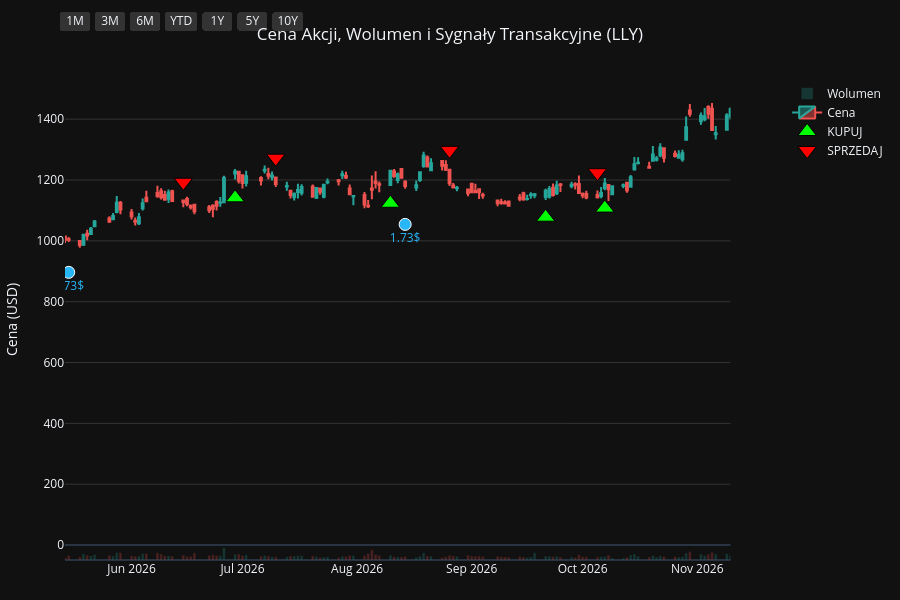
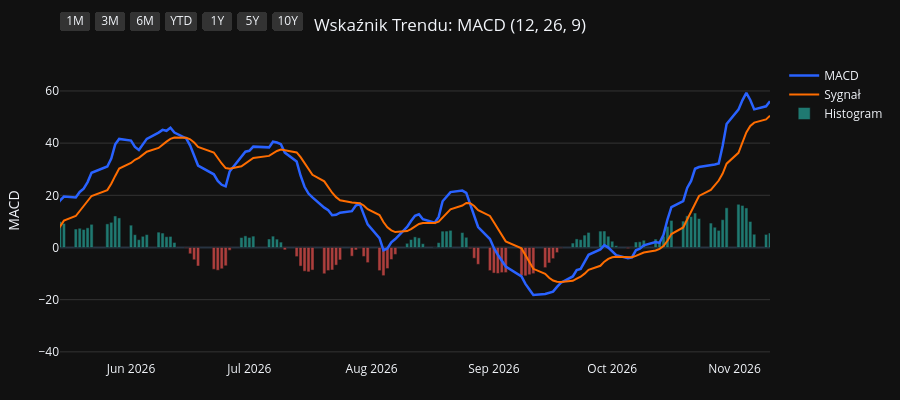
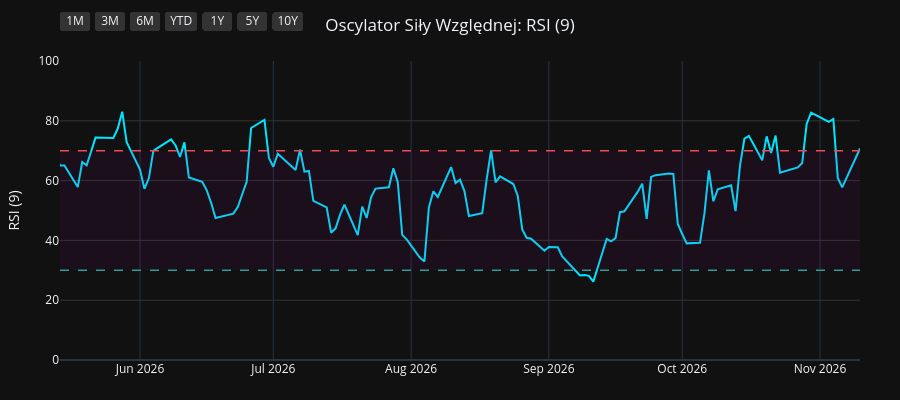
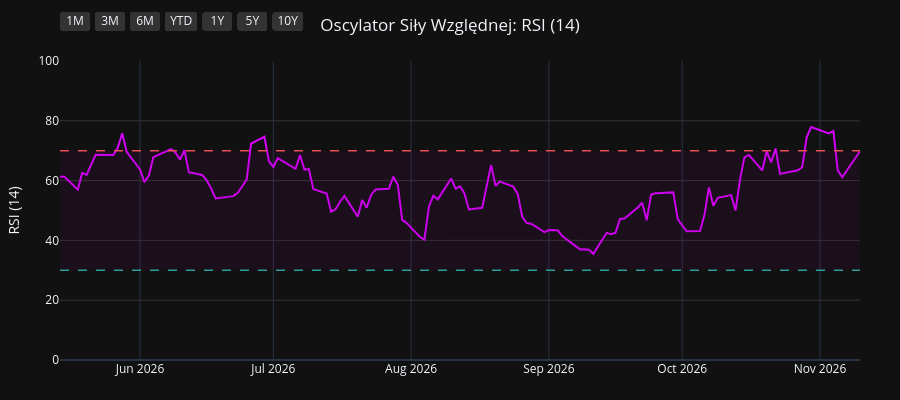

These figures' notebook cell, in order:
### Code cell
import os
import yfinance as yf
import pandas as pd
import pandas_ta as ta
import plotly.graph_objects as go
from plotly.subplots import make_subplots

# 1. Pobranie i przygotowanie danych
symbol = os.environ.get("STOCK_TICKER", "").strip().upper()
if not symbol:
    raise RuntimeError("Set STOCK_TICKER before running price_extractor.ipynb")
df = yf.Ticker(symbol).history(period="10y")
df.index = df.index.tz_localize(None)

# Wskaźniki i sygnały
df.ta.macd(fast=12, slow=26, signal=9, append=True)
df.ta.rsi(length=9, append=True)
df.ta.rsi(length=14, append=True)
df.ta.rsi(length=21, append=True)
df.dropna(inplace=True)

macd = df['MACD_12_26_9']
signal = df['MACDs_12_26_9']
wczorajszy_macd = macd.shift(1)
wczorajszy_signal = signal.shift(1)

df['Decyzja'] = 'BRAK'
df.loc[(macd > signal) & (wczorajszy_macd <= wczorajszy_signal), 'Decyzja'] = 'KUPUJ'
df.loc[(macd < signal) & (wczorajszy_macd >= wczorajszy_signal), 'Decyzja'] = 'SPRZEDAJ'

df_kupuj = df[df['Decyzja'] == 'KUPUJ']
df_sprzedaj = df[df['Decyzja'] == 'SPRZEDAJ']
df_dywidendy = df[df['Dividends'] > 0]
df_splity = df[df['Stock Splits'] > 0]

# Wspólna konfiguracja osi X
konfiguracja_osi_x = dict(
    type="date",
    showspikes=True, spikemode="across", spikesnap="cursor", spikedash="dot", spikecolor="#ffffff", spikethickness=1, hoverformat="%Y-%m-%d",
    rangeselector=dict(
        buttons=list([
            dict(count=1, label="1M", step="month", stepmode="backward"),
            dict(count=3, label="3M", step="month", stepmode="backward"),
            dict(count=6, label="6M", step="month", stepmode="backward"),
            dict(count=1, label="YTD", step="year", stepmode="todate"),
            dict(count=1, label="1Y", step="year", stepmode="backward"),
            dict(count=5, label="5Y", step="year", stepmode="backward"),
            dict(step="all", label="10Y")
        ]),
        bgcolor="#333333", activecolor="#2962ff", x=0, y=1.1
    )
)

# ==========================================
# WYKRES 1: CENA + WOLUMEN + SYGNAŁY
# ==========================================
fig1 = make_subplots(specs=[[{"secondary_y": True}]])

kolory_wolumenu = ['#26a69a' if row['Close'] >= row['Open'] else '#ef5350' for index, row in df.iterrows()]
fig1.add_trace(go.Bar(x=df.index, y=df['Volume'], marker_color=kolory_wolumenu, opacity=0.25, name='Wolumen'), secondary_y=True)
fig1.add_trace(go.Candlestick(x=df.index, open=df['Open'], high=df['High'], low=df['Low'], close=df['Close'], name='Cena', increasing_line_color='#26a69a', decreasing_line_color='#ef5350'), secondary_y=False)
fig1.add_trace(go.Scatter(x=df_kupuj.index, y=df_kupuj['Low'] * 0.95, customdata=df_kupuj[['Low', 'High']], mode='markers', marker=dict(symbol='triangle-up', size=16, color='#00ff00', line=dict(width=1, color='black')), name='KUPUJ', hovertemplate='KUPUJ<br>Najniższa: %{customdata[0]:.2f}<br>Najwyższa: %{customdata[1]:.2f}<extra></extra>'), secondary_y=False)
fig1.add_trace(go.Scatter(x=df_sprzedaj.index, y=df_sprzedaj['High'] * 1.05, customdata=df_sprzedaj[['Low', 'High']], mode='markers', marker=dict(symbol='triangle-down', size=16, color='#ff0000', line=dict(width=1, color='black')), name='SPRZEDAJ', hovertemplate='SPRZEDAJ<br>Najniższa: %{customdata[0]:.2f}<br>Najwyższa: %{customdata[1]:.2f}<extra></extra>'), secondary_y=False)

if not df_dywidendy.empty:
    fig1.add_trace(go.Scatter(x=df_dywidendy.index, y=df_dywidendy['Low'] * 0.90, mode='markers+text', marker=dict(symbol='circle', size=12, color='#29b6f6', line=dict(width=1, color='white')), text=df_dywidendy['Dividends'].apply(lambda x: f"{x}$"), textposition="bottom center", name='Dywidenda', showlegend=False, hovertemplate='Dywidenda: %{text}<extra></extra>', textfont=dict(color="#29b6f6")), secondary_y=False)
if not df_splity.empty:
                    fig1.add_trace(go.Scatter(x=df_splity.index, y=df_splity['High'], mode='markers+text', marker=dict(symbol='star', size=16, color='#ffee58', line=dict(width=1, color='black')), text=df_splity['Stock Splits'].apply(lambda x: f"{x:g}:1" if x >= 1 else f"1:{1 / x:g}"), textposition="top center", name='Split', hovertemplate='%{text}<extra></extra>', textfont=dict(color="#ffee58")), secondary_y=False)

fig1.update_layout(title=dict(text=f"Cena Akcji, Wolumen i Sygnały Transakcyjne ({symbol})", x=0.5, xanchor='center'), dragmode='pan', xaxis_rangeslider_visible=False, template='plotly_dark', height=600, hovermode='x unified', margin=dict(l=60, r=40, t=60, b=40))
fig1.update_xaxes(**konfiguracja_osi_x)
fig1.update_xaxes(range=[df.index.max() - pd.Timedelta(days=180), df.index.max()])
fig1.update_yaxes(title_text="Cena (USD)", secondary_y=False, gridcolor='#333333')
fig1.update_yaxes(range=[0, df['Volume'].max() * 4], showgrid=False, showticklabels=False, secondary_y=True)
fig1.show(config={'scrollZoom': True})

# ==========================================
# WYKRES 2: WSKAŹNIK MACD
# ==========================================
fig2 = go.Figure()
fig2.add_trace(go.Scatter(x=df.index, y=df['MACD_12_26_9'], line=dict(color='#2962ff', width=2.5), name='MACD'))
fig2.add_trace(go.Scatter(x=df.index, y=df['MACDs_12_26_9'], line=dict(color='#ff6d00', width=2), name='Sygnał'))
kolory_macd = ['#26a69a' if val >= 0 else '#ef5350' for val in df['MACDh_12_26_9']]
fig2.add_trace(go.Bar(x=df.index, y=df['MACDh_12_26_9'], marker_color=kolory_macd, name='Histogram', opacity=0.7))
fig2.update_layout(title=dict(text="Wskaźnik Trendu: MACD (12, 26, 9)", x=0.5, xanchor='center'), dragmode='pan', xaxis_rangeslider_visible=False, template='plotly_dark', height=400, hovermode='x unified', margin=dict(l=60, r=40, t=60, b=40))
fig2.update_xaxes(**konfiguracja_osi_x)
fig2.update_xaxes(range=[df.index.max() - pd.Timedelta(days=180), df.index.max()])
fig2.update_yaxes(title_text="MACD", gridcolor='#333333')
fig2.show(config={'scrollZoom': True})

# ==========================================
# WYKRES 3: OSCYLATOR RSI (9)
# ==========================================
fig3 = go.Figure()
fig3.add_trace(go.Scatter(x=df.index, y=df['RSI_9'], line=dict(color='#00e5ff', width=2), name='RSI (9)'))
fig3.add_hline(y=70, line_dash="dash", line_color="#ef5350", line_width=1.5)
fig3.add_hline(y=30, line_dash="dash", line_color="#26a69a", line_width=1.5)
fig3.add_hrect(y0=30, y1=70, line_width=0, fillcolor="purple", opacity=0.1)
fig3.update_layout(title=dict(text="Oscylator Siły Względnej: RSI (9)", x=0.5, xanchor='center'), dragmode='pan', xaxis_rangeslider_visible=False, template='plotly_dark', height=400, hovermode='x unified', margin=dict(l=60, r=40, t=60, b=40))
fig3.update_xaxes(**konfiguracja_osi_x)
fig3.update_xaxes(range=[df.index.max() - pd.Timedelta(days=180), df.index.max()])
fig3.update_yaxes(title_text="RSI (9)", range=[0, 100], gridcolor='#333333')
fig3.show(config={'scrollZoom': True})

# ==========================================
# WYKRES 4: OSCYLATOR RSI (14)
# ==========================================
fig4 = go.Figure()
fig4.add_trace(go.Scatter(x=df.index, y=df['RSI_14'], line=dict(color='#d500f9', width=2), name='RSI (14)'))
fig4.add_hline(y=70, line_dash="dash", line_color="#ef5350", line_width=1.5)
fig4.add_hline(y=30, line_dash="dash", line_color="#26a69a", line_width=1.5)
fig4.add_hrect(y0=30, y1=70, line_width=0, fillcolor="purple", opacity=0.1)
fig4.update_layout(title=dict(text="Oscylator Siły Względnej: RSI (14)", x=0.5, xanchor='center'), dragmode='pan', xaxis_rangeslider_visible=False, template='plotly_dark', height=400, hovermode='x unified', margin=dict(l=60, r=40, t=60, b=40))
fig4.update_xaxes(**konfiguracja_osi_x)
fig4.update_xaxes(range=[df.index.max() - pd.Timedelta(days=180), df.index.max()])
fig4.update_yaxes(title_text="RSI (14)", range=[0, 100], gridcolor='#333333')
fig4.show(config={'scrollZoom': True})

# ==========================================
# WYKRES 5: OSCYLATOR RSI (21)
# ==========================================
fig5 = go.Figure()
fig5.add_trace(go.Scatter(x=df.index, y=df['RSI_21'], line=dict(color='#64dd17', width=2), name='RSI (21)'))
fig5.add_hline(y=70, line_dash="dash", line_color="#ef5350", line_width=1.5)
fig5.add_hline(y=30, line_dash="dash", line_color="#26a69a", line_width=1.5)
fig5.add_hrect(y0=30, y1=70, line_width=0, fillcolor="purple", opacity=0.1)
fig5.update_layout(title=dict(text="Oscylator Siły Względnej: RSI (21)", x=0.5, xanchor='center'), dragmode='pan', xaxis_rangeslider_visible=False, template='plotly_dark', height=400, hovermode='x unified', margin=dict(l=60, r=40, t=60, b=40))
fig5.update_xaxes(**konfiguracja_osi_x)
fig5.update_xaxes(range=[df.index.max() - pd.Timedelta(days=180), df.index.max()])
fig5.update_yaxes(title_text="RSI (21)", range=[0, 100], gridcolor='#333333')
fig5.show(config={'scrollZoom': True})

### Figure 1 — Plotly figure (JSON) as saved in the notebook; plotly's stock layout.template omitted (floating-point values rounded to 4 significant figures; data arrays with more than 128 entries replaced by an {"elided": "..."} marker saying what was removed)
{"data": [{"marker": {"color": {"elided": "2480 str values"}}, "name": "Wolumen", "opacity": 0.25, "type": "bar", "x": {"elided": "2480 str values"}, "xaxis": "x", "y": {"elided": "2480 int values"}, "yaxis": "y2"}, {"close": {"elided": "2480 float values"}, "decreasing": {"line": {"color": "#ef5350"}}, "high": {"elided": "2480 float values"}, "increasing": {"line": {"color": "#26a69a"}}, "low": {"elided": "2480 float values"}, "name": "Cena", "open": {"elided": "2480 float values"}, "type": "candlestick", "x": {"elided": "2480 str values"}, "xaxis": "x", "yaxis": "y"}, {"customdata": {"elided": "93x2 float values"}, "hovertemplate": "KUPUJ<br>Najniższa: %{customdata[0]:.2f}<br>Najwyższa: %{customdata[1]:.2f}<extra></extra>", "marker": {"color": "#00ff00", "line": {"color": "black", "width": 1}, "size": 16, "symbol": "triangle-up"}, "mode": "markers", "name": "KUPUJ", "type": "scatter", "x": ["2017-02-03T00:00:00", "2017-03-15T00:00:00", "2017-05-05T00:00:00", "2017-05-31T00:00:00", "2017-07-14T00:00:00", "2017-08-30T00:00:00", "2017-11-20T00:00:00", "2018-01-09T00:00:00", "2018-01-29T00:00:00", "2018-02-20T00:00:00", "2018-04-04T00:00:00", "2018-05-11T00:00:00", "2018-07-09T00:00:00", "2018-07-24T00:00:00", "2018-10-04T00:00:00", "2018-11-09T00:00:00", "2018-12-31T00:00:00", "2019-01-31T00:00:00", "2019-02-14T00:00:00", "2019-03-22T00:00:00", "2019-05-15T00:00:00", "2019-06-20T00:00:00", "2019-07-03T00:00:00", "2019-07-09T00:00:00", "2019-07-29T00:00:00", "2019-08-29T00:00:00", "2019-09-19T00:00:00", "2019-10-18T00:00:00", "2020-01-10T00:00:00", "2020-02-06T00:00:00", "2020-03-06T00:00:00", "2020-03-17T00:00:00", "2020-03-30T00:00:00", "2020-06-16T00:00:00", "2020-08-20T00:00:00", "2020-09-02T00:00:00", "2020-10-08T00:00:00", "2020-11-04T00:00:00", "2021-01-11T00:00:00", "2021-04-09T00:00:00", "2021-05-03T00:00:00", "2021-06-03T00:00:00", "2021-06-25T00:00:00", "2021-07-06T00:00:00", "2021-07-27T00:00:00", "2021-10-01T00:00:00", "2021-12-15T00:00:00", "2022-02-02T00:00:00", "2022-02-15T00:00:00", "2022-04-06T00:00:00", "2022-05-16T00:00:00", "2022-05-20T00:00:00", "2022-06-08T00:00:00", "2022-06-23T00:00:00", "2022-07-15T00:00:00", "2022-08-18T00:00:00", "2022-09-08T00:00:00", "2022-09-23T00:00:00", "2022-12-02T00:00:00", "2023-02-09T00:00:00", "2023-03-10T00:00:00", "2023-06-27T00:00:00", "2023-06-29T00:00:00", "2023-07-24T00:00:00", "2023-08-08T00:00:00", "2023-09-11T00:00:00", "2023-10-10T00:00:00", "2023-11-07T00:00:00", "2023-12-29T00:00:00", "2024-01-29T00:00:00", "2024-04-30T00:00:00", "2024-07-10T00:00:00", "2024-08-09T00:00:00", "2024-10-09T00:00:00", "2024-11-26T00:00:00", "2024-12-23T00:00:00", "2025-01-24T00:00:00", "2025-04-17T00:00:00", "2025-06-02T00:00:00", "2025-06-25T00:00:00", "2025-07-11T00:00:00", "2025-07-24T00:00:00", "2025-08-19T00:00:00", "2025-10-01T00:00:00", "2025-10-31T00:00:00", "2026-02-23T00:00:00", "2026-02-27T00:00:00", "2026-04-01T00:00:00", "2026-04-30T00:00:00", "2026-06-29T00:00:00", "2026-08-10T00:00:00", "2026-09-21T00:00:00", "2026-10-07T00:00:00"], "xaxis": "x", "y": [62.72, 69.45, 67.56, 65.02, 69.44, 65.66, 69.49, 71.94, 72.7, 65.24, 64.84, 68.49, 74.49, 76.6, 95.03, 93.88, 98.26, 100.4, 102.7, 110.2, 98.86, 100.2, 98.95, 97.27, 93.98, 96.72, 98.29, 94.36, 119.2, 129.1, 119.8, 115.9, 118.0, 137.7, 134.7, 130.8, 134.3, 120.4, 163.3, 164.3, 164.8, 179.7, 207.6, 211.1, 219.6, 204.7, 234.3, 222.3, 216.4, 269.6, 267.6, 265.1, 285.2, 281.9, 301.2, 289.3, 283.2, 280.9, 337.0, 314.4, 291.2, 419.5, 424.9, 425.0, 466.8, 543.9, 530.2, 549.2, 540.3, 596.5, 717.0, 872.9, 804.6, 854.4, 726.3, 725.5, 713.7, 772.6, 688.3, 728.7, 732.1, 751.4, 659.5, 720.6, 787.5, 979.2, 963.5, 876.9, 849.3, 1141.0, 1124.0, 1078.0, 1108.0], "yaxis": "y"}, {"customdata": {"elided": "93x2 float values"}, "hovertemplate": "SPRZEDAJ<br>Najniższa: %{customdata[0]:.2f}<br>Najwyższa: %{customdata[1]:.2f}<extra></extra>", "marker": {"color": "#ff0000", "line": {"color": "black", "width": 1}, "size": 16, "symbol": "triangle-down"}, "mode": "markers", "name": "SPRZEDAJ", "type": "scatter", "x": ["2017-01-24T00:00:00", "2017-03-13T00:00:00", "2017-03-16T00:00:00", "2017-05-08T00:00:00", "2017-07-03T00:00:00", "2017-07-25T00:00:00", "2017-10-12T00:00:00", "2017-12-20T00:00:00", "2018-01-18T00:00:00", "2018-01-31T00:00:00", "2018-03-23T00:00:00", "2018-05-02T00:00:00", "2018-06-18T00:00:00", "2018-07-23T00:00:00", "2018-08-22T00:00:00", "2018-10-12T00:00:00", "2018-12-07T00:00:00", "2019-01-25T00:00:00", "2019-02-11T00:00:00", "2019-03-11T00:00:00", "2019-04-02T00:00:00", "2019-06-11T00:00:00", "2019-06-26T00:00:00", "2019-07-08T00:00:00", "2019-07-11T00:00:00", "2019-08-23T00:00:00", "2019-09-10T00:00:00", "2019-09-26T00:00:00", "2020-01-06T00:00:00", "2020-01-23T00:00:00", "2020-02-11T00:00:00", "2020-03-12T00:00:00", "2020-03-20T00:00:00", "2020-04-30T00:00:00", "2020-07-13T00:00:00", "2020-08-21T00:00:00", "2020-09-29T00:00:00", "2020-10-16T00:00:00", "2020-12-29T00:00:00", "2021-02-02T00:00:00", "2021-04-29T00:00:00", "2021-06-02T00:00:00", "2021-06-21T00:00:00", "2021-06-28T00:00:00", "2021-07-09T00:00:00", "2021-08-23T00:00:00", "2021-11-15T00:00:00", "2022-01-05T00:00:00", "2022-02-11T00:00:00", "2022-03-31T00:00:00", "2022-04-14T00:00:00", "2022-05-19T00:00:00", "2022-06-06T00:00:00", "2022-06-09T00:00:00", "2022-07-14T00:00:00", "2022-07-18T00:00:00", "2022-08-30T00:00:00", "2022-09-16T00:00:00", "2022-11-11T00:00:00", "2022-12-06T00:00:00", "2023-02-16T00:00:00", "2023-05-18T00:00:00", "2023-06-28T00:00:00", "2023-07-03T00:00:00", "2023-07-26T00:00:00", "2023-08-30T00:00:00", "2023-09-15T00:00:00", "2023-10-23T00:00:00", "2023-11-17T00:00:00", "2024-01-25T00:00:00", "2024-02-27T00:00:00", "2024-07-02T00:00:00", "2024-07-17T00:00:00", "2024-09-05T00:00:00", "2024-10-23T00:00:00", "2024-12-18T00:00:00", "2025-01-15T00:00:00", "2025-03-07T00:00:00", "2025-05-06T00:00:00", "2025-06-24T00:00:00", "2025-06-27T00:00:00", "2025-07-15T00:00:00", "2025-07-30T00:00:00", "2025-09-24T00:00:00", "2025-10-16T00:00:00", "2025-12-02T00:00:00", "2026-02-26T00:00:00", "2026-03-03T00:00:00", "2026-04-24T00:00:00", "2026-06-15T00:00:00", "2026-07-10T00:00:00", "2026-08-26T00:00:00", "2026-10-05T00:00:00"], "xaxis": "x", "y": [69.07, 76.93, 77.83, 74.98, 75.92, 77.29, 79.67, 80.63, 79.88, 80.43, 71.75, 74.17, 81.04, 83.87, 99.92, 105.0, 110.1, 109.7, 114.0, 119.4, 123.8, 111.1, 110.5, 108.4, 107.9, 108.8, 107.4, 108.9, 128.9, 137.8, 141.8, 133.4, 129.2, 153.4, 164.0, 149.3, 146.4, 146.4, 166.3, 204.2, 181.9, 201.0, 223.8, 229.9, 238.5, 273.8, 261.3, 270.6, 242.2, 295.0, 307.8, 297.8, 319.6, 316.4, 332.4, 336.7, 317.5, 317.4, 374.3, 378.2, 340.8, 451.1, 480.9, 478.6, 467.0, 573.7, 611.0, 605.2, 614.4, 651.9, 797.9, 943.1, 956.5, 976.5, 940.2, 808.0, 782.7, 943.4, 850.3, 816.7, 835.5, 838.5, 810.1, 779.4, 870.9, 1116.0, 1075.0, 1068.0, 942.5, 1193.0, 1272.0, 1298.0, 1224.0], "yaxis": "y"}, {"hovertemplate": "Dywidenda: %{text}<extra></extra>", "marker": {"color": "#29b6f6", "line": {"color": "white", "width": 1}, "size": 12, "symbol": "circle"}, "mode": "markers+text", "name": "Dywidenda", "showlegend": false, "text": ["0.52$", "0.52$", "0.52$", "0.52$", "0.563$", "0.563$", "0.563$", "0.563$", "0.645$", "0.645$", "0.645$", "0.645$", "0.74$", "0.74$", "0.74$", "0.74$", "0.85$", "0.85$", "0.85$", "0.85$", "0.98$", "0.98$", "0.98$", "0.98$", "1.13$", "1.13$", "1.13$", "1.13$", "1.3$", "1.3$", "1.3$", "1.3$", "1.5$", "1.5$", "1.5$", "1.5$", "1.73$", "1.73$", "1.73$"], "textfont": {"color": "#29b6f6"}, "textposition": "bottom center", "type": "scatter", "x": ["2017-02-13T00:00:00", "2017-05-11T00:00:00", "2017-08-11T00:00:00", "2017-11-14T00:00:00", "2018-02-14T00:00:00", "2018-05-16T00:00:00", "2018-08-14T00:00:00", "2018-11-14T00:00:00", "2019-02-14T00:00:00", "2019-05-16T00:00:00", "2019-08-14T00:00:00", "2019-11-14T00:00:00", "2020-02-13T00:00:00", "2020-05-14T00:00:00", "2020-08-13T00:00:00", "2020-11-12T00:00:00", "2021-02-11T00:00:00", "2021-05-13T00:00:00", "2021-08-12T00:00:00", "2021-11-12T00:00:00", "2022-02-14T00:00:00", "2022-05-13T00:00:00", "2022-08-12T00:00:00", "2022-11-14T00:00:00", "2023-02-14T00:00:00", "2023-05-12T00:00:00", "2023-08-14T00:00:00", "2023-11-14T00:00:00", "2024-02-14T00:00:00", "2024-05-15T00:00:00", "2024-08-15T00:00:00", "2024-11-15T00:00:00", "2025-02-14T00:00:00", "2025-05-16T00:00:00", "2025-08-15T00:00:00", "2025-11-14T00:00:00", "2026-02-13T00:00:00", "2026-05-15T00:00:00", "2026-08-14T00:00:00"], "xaxis": "x", "y": [60.46, 62.72, 64.08, 65.35, 60.33, 65.28, 82.11, 89.42, 97.33, 94.39, 91.32, 92.49, 118.8, 129.4, 126.7, 118.9, 172.1, 164.4, 224.9, 223.4, 200.9, 249.1, 262.8, 297.5, 304.7, 382.2, 466.6, 532.3, 659.2, 676.4, 816.6, 661.6, 749.4, 658.6, 613.4, 902.7, 927.4, 896.4, 1054.0], "yaxis": "y"}], "layout": {"dragmode": "pan", "height": 600, "hovermode": "x unified", "margin": {"b": 40, "l": 60, "r": 40, "t": 60}, "title": {"text": "Cena Akcji, Wolumen i Sygnały Transakcyjne (LLY)", "x": 0.5, "xanchor": "center"}, "xaxis": {"anchor": "y", "domain": [0.0, 0.94], "hoverformat": "%Y-%m-%d", "range": ["2026-05-14T00:00:00", "2026-11-10T00:00:00"], "rangeselector": {"activecolor": "#2962ff", "bgcolor": "#333333", "buttons": [{"count": 1, "label": "1M", "step": "month", "stepmode": "backward"}, {"count": 3, "label": "3M", "step": "month", "stepmode": "backward"}, {"count": 6, "label": "6M", "step": "month", "stepmode": "backward"}, {"count": 1, "label": "YTD", "step": "year", "stepmode": "todate"}, {"count": 1, "label": "1Y", "step": "year", "stepmode": "backward"}, {"count": 5, "label": "5Y", "step": "year", "stepmode": "backward"}, {"label": "10Y", "step": "all"}], "x": 0, "y": 1.1}, "rangeslider": {"visible": false}, "showspikes": true, "spikecolor": "#ffffff", "spikedash": "dot", "spikemode": "across", "spikesnap": "cursor", "spikethickness": 1, "type": "date"}, "yaxis": {"anchor": "x", "domain": [0.0, 1.0], "gridcolor": "#333333", "title": {"text": "Cena (USD)"}}, "yaxis2": {"anchor": "x", "overlaying": "y", "range": [0, 299290000], "showgrid": false, "showticklabels": false, "side": "right"}}}

### Figure 2 — Plotly figure (JSON) as saved in the notebook; plotly's stock layout.template omitted (floating-point values rounded to 4 significant figures; data arrays with more than 128 entries replaced by an {"elided": "..."} marker saying what was removed)
{"data": [{"line": {"color": "#2962ff", "width": 2.5}, "name": "MACD", "type": "scatter", "x": {"elided": "2480 str values"}, "y": {"elided": "2480 float values"}}, {"line": {"color": "#ff6d00", "width": 2}, "name": "Sygnał", "type": "scatter", "x": {"elided": "2480 str values"}, "y": {"elided": "2480 float values"}}, {"marker": {"color": {"elided": "2480 str values"}}, "name": "Histogram", "opacity": 0.7, "type": "bar", "x": {"elided": "2480 str values"}, "y": {"elided": "2480 float values"}}], "layout": {"dragmode": "pan", "height": 400, "hovermode": "x unified", "margin": {"b": 40, "l": 60, "r": 40, "t": 60}, "title": {"text": "Wskaźnik Trendu: MACD (12, 26, 9)", "x": 0.5, "xanchor": "center"}, "xaxis": {"hoverformat": "%Y-%m-%d", "range": ["2026-05-14T00:00:00", "2026-11-10T00:00:00"], "rangeselector": {"activecolor": "#2962ff", "bgcolor": "#333333", "buttons": [{"count": 1, "label": "1M", "step": "month", "stepmode": "backward"}, {"count": 3, "label": "3M", "step": "month", "stepmode": "backward"}, {"count": 6, "label": "6M", "step": "month", "stepmode": "backward"}, {"count": 1, "label": "YTD", "step": "year", "stepmode": "todate"}, {"count": 1, "label": "1Y", "step": "year", "stepmode": "backward"}, {"count": 5, "label": "5Y", "step": "year", "stepmode": "backward"}, {"label": "10Y", "step": "all"}], "x": 0, "y": 1.1}, "rangeslider": {"visible": false}, "showspikes": true, "spikecolor": "#ffffff", "spikedash": "dot", "spikemode": "across", "spikesnap": "cursor", "spikethickness": 1, "type": "date"}, "yaxis": {"gridcolor": "#333333", "title": {"text": "MACD"}}}}

### Figure 3 — Plotly figure (JSON) as saved in the notebook; plotly's stock layout.template omitted (floating-point values rounded to 4 significant figures; data arrays with more than 128 entries replaced by an {"elided": "..."} marker saying what was removed)
{"data": [{"line": {"color": "#00e5ff", "width": 2}, "name": "RSI (9)", "type": "scatter", "x": {"elided": "2480 str values"}, "y": {"elided": "2480 float values"}}], "layout": {"dragmode": "pan", "height": 400, "hovermode": "x unified", "margin": {"b": 40, "l": 60, "r": 40, "t": 60}, "shapes": [{"line": {"color": "#ef5350", "dash": "dash", "width": 1.5}, "type": "line", "x0": 0, "x1": 1, "xref": "x domain", "y0": 70, "y1": 70, "yref": "y"}, {"line": {"color": "#26a69a", "dash": "dash", "width": 1.5}, "type": "line", "x0": 0, "x1": 1, "xref": "x domain", "y0": 30, "y1": 30, "yref": "y"}, {"fillcolor": "purple", "line": {"width": 0}, "opacity": 0.1, "type": "rect", "x0": 0, "x1": 1, "xref": "x domain", "y0": 30, "y1": 70, "yref": "y"}], "title": {"text": "Oscylator Siły Względnej: RSI (9)", "x": 0.5, "xanchor": "center"}, "xaxis": {"hoverformat": "%Y-%m-%d", "range": ["2026-05-14T00:00:00", "2026-11-10T00:00:00"], "rangeselector": {"activecolor": "#2962ff", "bgcolor": "#333333", "buttons": [{"count": 1, "label": "1M", "step": "month", "stepmode": "backward"}, {"count": 3, "label": "3M", "step": "month", "stepmode": "backward"}, {"count": 6, "label": "6M", "step": "month", "stepmode": "backward"}, {"count": 1, "label": "YTD", "step": "year", "stepmode": "todate"}, {"count": 1, "label": "1Y", "step": "year", "stepmode": "backward"}, {"count": 5, "label": "5Y", "step": "year", "stepmode": "backward"}, {"label": "10Y", "step": "all"}], "x": 0, "y": 1.1}, "rangeslider": {"visible": false}, "showspikes": true, "spikecolor": "#ffffff", "spikedash": "dot", "spikemode": "across", "spikesnap": "cursor", "spikethickness": 1, "type": "date"}, "yaxis": {"gridcolor": "#333333", "range": [0, 100], "title": {"text": "RSI (9)"}}}}

### Figure 4 — Plotly figure (JSON) as saved in the notebook; plotly's stock layout.template omitted (floating-point values rounded to 4 significant figures; data arrays with more than 128 entries replaced by an {"elided": "..."} marker saying what was removed)
{"data": [{"line": {"color": "#d500f9", "width": 2}, "name": "RSI (14)", "type": "scatter", "x": {"elided": "2480 str values"}, "y": {"elided": "2480 float values"}}], "layout": {"dragmode": "pan", "height": 400, "hovermode": "x unified", "margin": {"b": 40, "l": 60, "r": 40, "t": 60}, "shapes": [{"line": {"color": "#ef5350", "dash": "dash", "width": 1.5}, "type": "line", "x0": 0, "x1": 1, "xref": "x domain", "y0": 70, "y1": 70, "yref": "y"}, {"line": {"color": "#26a69a", "dash": "dash", "width": 1.5}, "type": "line", "x0": 0, "x1": 1, "xref": "x domain", "y0": 30, "y1": 30, "yref": "y"}, {"fillcolor": "purple", "line": {"width": 0}, "opacity": 0.1, "type": "rect", "x0": 0, "x1": 1, "xref": "x domain", "y0": 30, "y1": 70, "yref": "y"}], "title": {"text": "Oscylator Siły Względnej: RSI (14)", "x": 0.5, "xanchor": "center"}, "xaxis": {"hoverformat": "%Y-%m-%d", "range": ["2026-05-14T00:00:00", "2026-11-10T00:00:00"], "rangeselector": {"activecolor": "#2962ff", "bgcolor": "#333333", "buttons": [{"count": 1, "label": "1M", "step": "month", "stepmode": "backward"}, {"count": 3, "label": "3M", "step": "month", "stepmode": "backward"}, {"count": 6, "label": "6M", "step": "month", "stepmode": "backward"}, {"count": 1, "label": "YTD", "step": "year", "stepmode": "todate"}, {"count": 1, "label": "1Y", "step": "year", "stepmode": "backward"}, {"count": 5, "label": "5Y", "step": "year", "stepmode": "backward"}, {"label": "10Y", "step": "all"}], "x": 0, "y": 1.1}, "rangeslider": {"visible": false}, "showspikes": true, "spikecolor": "#ffffff", "spikedash": "dot", "spikemode": "across", "spikesnap": "cursor", "spikethickness": 1, "type": "date"}, "yaxis": {"gridcolor": "#333333", "range": [0, 100], "title": {"text": "RSI (14)"}}}}
